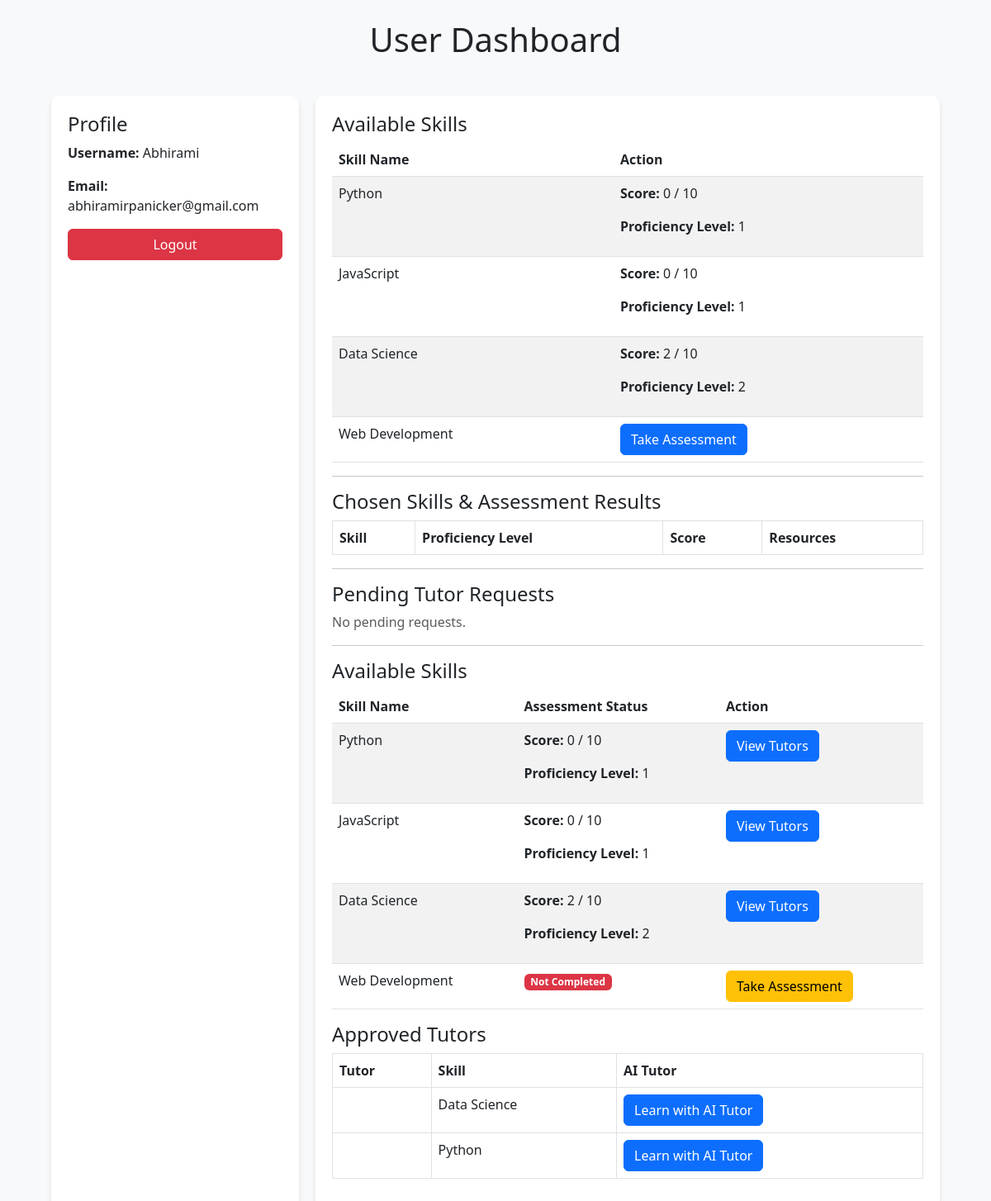
Page /user/dashboard (signed in) on the committed database.
### models.py (models this page shows, shortened)
class User(db.Model, UserMixin):
    id = db.Column(db.Integer, primary_key=True)
    username = db.Column(db.String(80), unique=True, nullable=False)
    email = db.Column(db.String(120), unique=True, nullable=False)
    password = db.Column(db.String(200), nullable=False)
    is_tutor = db.Column(db.Boolean, default=False)
    created_at = db.Column(db.DateTime, default=datetime.utcnow)
    assessments = db.relationship('Assessment', backref='user', lazy=True)

class Skill(db.Model):
    id = db.Column(db.Integer, primary_key=True)
    name = db.Column(db.String(100), unique=True, nullable=False)
    description = db.Column(db.Text)
    questions = db.relationship('Question', backref='related_skill', lazy=True)
    resources = db.relationship('Resource', backref='skill', lazy=True)

class TutorRequest(db.Model):
    id = db.Column(db.Integer, primary_key=True)
    user_id = db.Column(db.Integer, db.ForeignKey('user.id'), nullable=False)  # Learner
    tutor_id = db.Column(db.Integer, db.ForeignKey('user.id'), nullable=False)  # Tutor (User, not Tutor model)
    skill_id = db.Column(db.Integer, db.ForeignKey('skill.id'), nullable=False)  # Skill ID
    status = db.Column(db.String(20), default="Pending")
    user = db.relationship('User', foreign_keys=[user_id], backref='requests')
    tutor = db.relationship('User', foreign_keys=[tutor_id], backref='received_requests')  # Tutor
    skill = db.relationship('Skill', backref='tutor_requests')  # Skill

### routes/user.py (the view)
@user_bp.route('/dashboard')
@login_required
def dashboard():
    if current_user.is_tutor:
        return redirect(url_for('tutor.dashboard'))
    user_assessments = Assessment.query.filter_by(user_id=current_user.id).all()
    if not user_assessments:
        skills = Skill.query.all()
        return render_template('user/dashboard.html', skills=skills, show_assessment_prompt=True)
    pending_requests = TutorRequest.query.filter_by(user_id=current_user.id, status="Pending").all()
    approved_tutors = TutorRequest.query.filter_by(user_id=current_user.id, status="Approved").all()
    assessed_skills = {
        a.skill_id: {"proficiency_level": a.proficiency_level, "score": a.score} for a in user_assessments
    }
    return render_template(
        'user/dashboard.html',
        skills=Skill.query.all(),
        assessed_skills=assessed_skills,
        pending_requests=pending_requests,
        approved_tutors=approved_tutors,
        show_assessment_prompt=False
    )

### templates/user/dashboard.html (shortened to what this page needs)
<!DOCTYPE html>
<html lang="en">
<head>
    <link rel="stylesheet" href="https://cdn.jsdelivr.net/npm/bootstrap@5.3.0/dist/css/bootstrap.min.css">
</head>
<body>
<div class="container mt-4">
    <h1 class="text-center mb-4">User Dashboard</h1>
    <div class="dashboard-container">
        <div class="sidebar">
            <h4>Profile</h4>
            <p><strong>Username:</strong> {{ current_user.username }}</p>
            <p><strong>Email:</strong> {{ current_user.email }}</p>
            <div class="btn-group">
                <a href="{{ url_for('auth.logout') }}" class="btn btn-danger">Logout</a>
            </div>
        </div>
        <div class="content">
            <h4>Available Skills</h4>
            <table class="table table-striped">
                <thead>
                    <tr>
                        <th>Skill Name</th>
                        <th>Action</th>
                    </tr>
                </thead>
                <tbody>
                    {% for skill in skills %}
                        <tr>
                            <td>{{ skill.name }}</td>
                            <td>
                                {% if skill.id in assessed_skills %}
                                    <p><strong>Score:</strong> {{ assessed_skills[skill.id]['score'] }} / 10</p>
                                    <p><strong>Proficiency Level:</strong> {{ assessed_skills[skill.id]['proficiency_level'] }}</p>
                                {% else %}
                                    <a href="{{ url_for('user.start_assessment', skill_id=skill.id) }}" class="btn btn-primary">
                                        Take Assessment
                                    </a>
                                {% endif %}
                            </td>
                        </tr>
                    {% endfor %}
                </tbody>
            </table>
            <hr>
            <h4>Chosen Skills & Assessment Results</h4>
            {% if assessed_skills %}
                <table class="table table-bordered">
                    <thead>
                        <tr>
                            <th>Skill</th>
                            <th>Proficiency Level</th>
                            <th>Score</th>
                            <th>Resources</th>
                        </tr>
                    </thead>
                </table>
            {% else %}
                <p class="text-muted">No assessments taken yet.</p>
            {% endif %}
            <hr>
            <h4>Pending Tutor Requests</h4>
            {% if pending_requests %}
                <table class="table table-bordered">
                    <thead>
                        <tr>
                            <th>Tutor</th>
                            <th>Skill</th>
                            <th>Status</th>
                        </tr>
                    </thead>
                    <tbody>
                        {% for request in pending_requests %}
                            <tr>
                                <td>{{ request.tutor.username }}</td>
                                <td>{{ request.skill.name }}</td>
                                <td class="text-warning">Pending Approval</td>
                            </tr>
                        {% endfor %}
                    </tbody>
                </table>
            {% else %}
                <p class="text-muted">No pending requests.</p>
            {% endif %}
            <hr>
<h4>Available Skills</h4>
<table class="table table-striped">
    <thead>
        <tr>
            <th>Skill Name</th>
            <th>Assessment Status</th>
            <th>Action</th>
        </tr>
    </thead>
    <tbody>
        {% for skill in skills %}
            <tr>
                <td>{{ skill.name }}</td>
                <td>
                    {% if skill.id in assessed_skills %}
                        <p><strong>Score:</strong> {{ assessed_skills[skill.id]['score'] }} / 10</p>
                        <p><strong>Proficiency Level:</strong> {{ assessed_skills[skill.id]['proficiency_level'] }}</p>
                    {% else %}
                        <span class="badge bg-danger">Not Completed</span>
                    {% endif %}
                </td>
                <td>
                    {% if skill.id in assessed_skills %}
                        <a href="{{ url_for('user.view_tutors', skill_id=skill.id) }}" class="btn btn-primary">
                            View Tutors
                        </a>
                    {% else %}
                        <a href="{{ url_for('user.start_assessment', skill_id=skill.id) }}" class="btn btn-warning">
                            Take Assessment
                        </a>
                    {% endif %}
                </td>
            </tr>
        {% endfor %}
    </tbody>
</table>
<h4>Approved Tutors</h4>
<table class="table table-bordered">
    <thead>
        <tr>
            <th>Tutor</th>
            <th>Skill</th>
            <th>AI Tutor</th>
        </tr>
    </thead>
    <tbody>
        {% for tutor in approved_tutors %}
            <tr>
                <td>{{ tutor.username }}</td>
                <td>{{ tutor.skill.name }}</td>
                <td>
                    <a href="{{ url_for('user.ai_tutor', skill_id=tutor.skill.id) }}" class="btn btn-primary">
                        Learn with AI Tutor
                    </a>
                </td>
            </tr>
        {% endfor %}
    </tbody>
</table>

### templates/user/dashboard.html (style rules this page uses)
body { background-color: #f8f9fa; }
.dashboard-container { display: flex; gap: 20px; padding: 20px; }
.sidebar { width: 300px; background: white; padding: 20px; border-radius: 10px; box-shadow: 0px 4px 6px rgba(0, 0, 0, 0.1); }
.content { flex-grow: 1; background: white; padding: 20px; border-radius: 10px; box-shadow: 0px 4px 6px rgba(0, 0, 0, 0.1); }
.btn-group { display: flex; flex-direction: column; gap: 10px; }

### rows in the picture
User: username "Abhirami", email "abhiramirpanicker@gmail.com"
Skill: name "Python", assessed_skills "0", id "1"
Skill: name "JavaScript", assessed_skills "0", assessed_skills "1"
Skill: name "Data Science", assessed_skills "2"
Skill: name "Web Development", shows "Not Completed"
TutorRequest: skill.name "Data Science"
TutorRequest: skill.name "Python"
